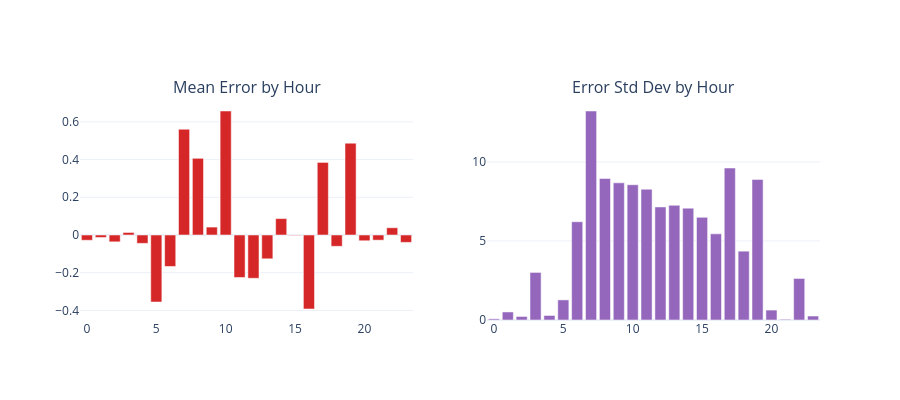

Here is the notebook cell this chart was saved with:
### Markdown cell above
## Cell 10: Residual analysis

### Code cell
# Residuals by hour of day
test_eval["hour"] = test_eval["programmed_departure_time"].dt.hour
residual_by_hour = test_eval.groupby("hour")["error"].agg(["mean", "std"]).reset_index()

fig = make_subplots(rows=1, cols=2, subplot_titles=["Mean Error by Hour", "Error Std Dev by Hour"])

fig.add_trace(
    go.Bar(x=residual_by_hour["hour"], y=residual_by_hour["mean"], marker_color="#d62728"),
    row=1, col=1
)
fig.add_trace(
    go.Bar(x=residual_by_hour["hour"], y=residual_by_hour["std"], marker_color="#9467bd"),
    row=1, col=2
)

fig.update_layout(template="plotly_white", height=400, showlegend=False)
fig.show()

print("\nMean error by hour (bias check):")
print(residual_by_hour.round(3).to_string(index=False))

### Figure 1 — Plotly figure (JSON) as saved in the notebook; plotly's stock layout.template omitted (floating-point values rounded to 4 significant figures)
{"data": [{"marker": {"color": "#d62728"}, "type": "bar", "x": [0, 1, 2, 3, 4, 5, 6, 7, 8, 9, 10, 11, 12, 13, 14, 15, 16, 17, 18, 19, 20, 21, 22, 23], "xaxis": "x", "y": [-0.02787, -0.01324, -0.03626, 0.01344, -0.04432, -0.3554, -0.1669, 0.5609, 0.4068, 0.04201, 0.6576, -0.2253, -0.2295, -0.1263, 0.08701, -0.002603, -0.3925, 0.3849, -0.05993, 0.4871, -0.03058, -0.0274, 0.03843, -0.03914], "yaxis": "y"}, {"marker": {"color": "#9467bd"}, "type": "bar", "x": [0, 1, 2, 3, 4, 5, 6, 7, 8, 9, 10, 11, 12, 13, 14, 15, 16, 17, 18, 19, 20, 21, 22, 23], "xaxis": "x2", "y": [0.07517, 0.5094, 0.2221, 3.01, 0.2858, 1.272, 6.22, 13.23, 8.952, 8.68, 8.56, 8.276, 7.155, 7.257, 7.078, 6.496, 5.454, 9.616, 4.356, 8.896, 0.6282, 0.0465, 2.629, 0.2513], "yaxis": "y2"}], "layout": {"annotations": [{"font": {"size": 16}, "showarrow": false, "text": "Mean Error by Hour", "x": 0.225, "xanchor": "center", "xref": "paper", "y": 1, "yanchor": "bottom", "yref": "paper"}, {"font": {"size": 16}, "showarrow": false, "text": "Error Std Dev by Hour", "x": 0.775, "xanchor": "center", "xref": "paper", "y": 1, "yanchor": "bottom", "yref": "paper"}], "height": 400, "showlegend": false, "xaxis": {"anchor": "y", "domain": [0, 0.45]}, "xaxis2": {"anchor": "y2", "domain": [0.55, 1]}, "yaxis": {"anchor": "x", "domain": [0, 1]}, "yaxis2": {"anchor": "x2", "domain": [0, 1]}}}
